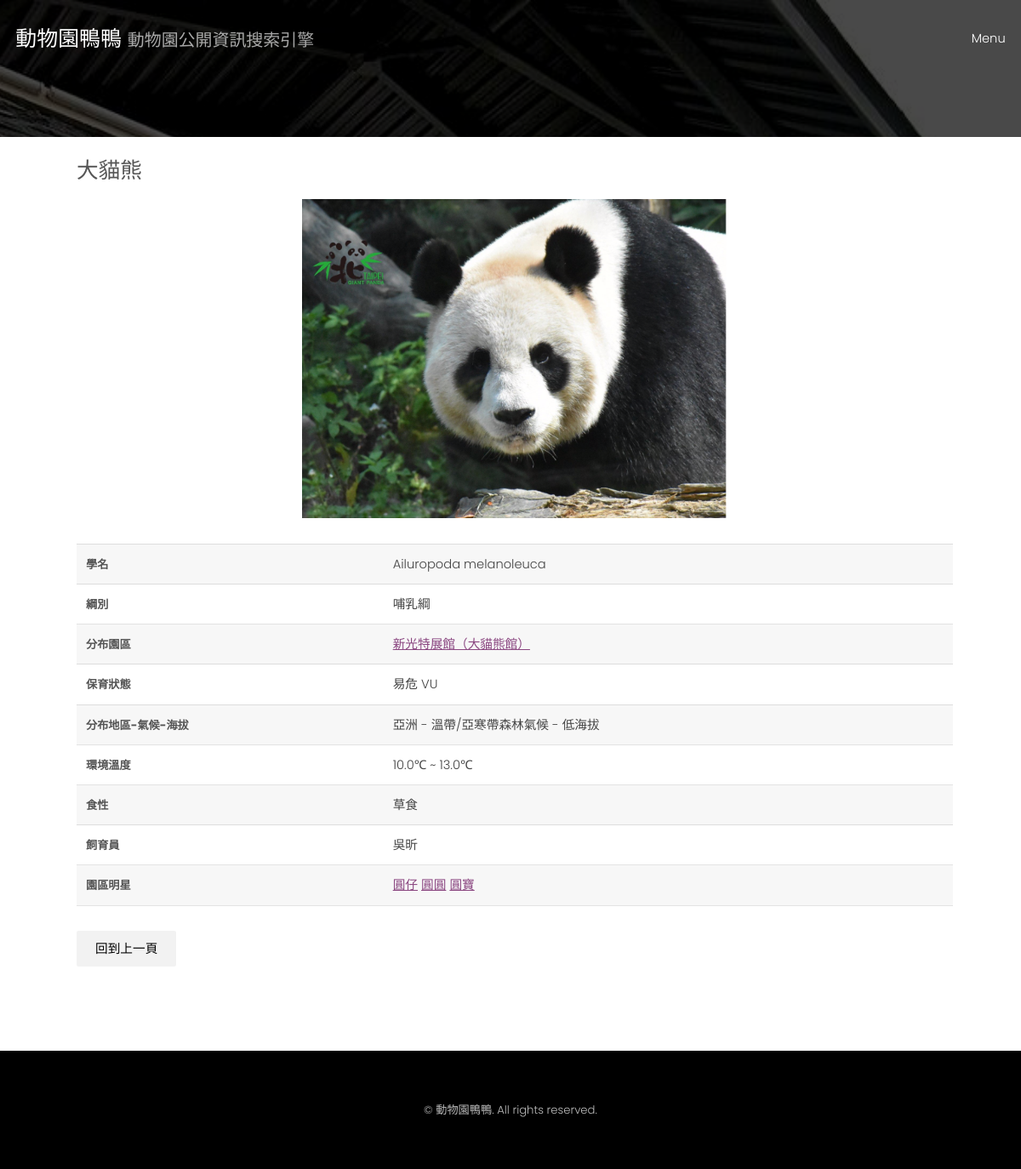
Screenshot of /search/animal/1/ with the database file from the repository.
### zoo_info/models.py (models this page shows)
class Animal(models.Model):
    animal_id = models.IntegerField(primary_key = True)
    scientific_id = models.CharField(max_length = 30)
    animal_name = models.CharField(max_length = 30)
    category = models.CharField(max_length = 30)
    conservation = models.CharField(max_length = 30)
    h_id = models.ForeignKey(Habitat, on_delete = models.CASCADE)
    area_id = models.ForeignKey(Area, on_delete = models.CASCADE)
    image = models.ImageField(blank = True, upload_to = "static/images/zoo_info")

class Area(models.Model):
    area_id = models.CharField(max_length = 30, primary_key = True)#
    position = models.CharField(max_length = 30)#
    nearby = models.CharField(max_length = 30)#
    theme = models.CharField(max_length = 30)#
    close_time = models.CharField(max_length = 30)#
    distance = models.FloatField()
    zoo_id = models.ForeignKey(Zoo, on_delete = models.CASCADE)

class Habitat(models.Model):
    H_id = models.CharField(max_length = 30, primary_key = True)
    weather = models.CharField(max_length = 30)
    continent = models.CharField(max_length = 30)
    terrian = models.CharField(max_length = 30)

class Feed(models.Model):
    animal_id = models.ForeignKey(Animal, on_delete = models.CASCADE)
    keeper_id = models.ForeignKey(Zookeeper, on_delete = models.CASCADE)
    food = models.CharField(max_length = 30)
    temperature_low = models.FloatField()
    temperature_high = models.FloatField()

class Zookeeper(models.Model):
    keeper_id = models.IntegerField(primary_key = True)
    name = models.CharField(max_length = 30)
    join_time = models.IntegerField()
    area_id = models.ForeignKey(Area, on_delete = models.CASCADE)
    birth = models.IntegerField()

class IndividualAnimal(models.Model):
    name = models.CharField(max_length = 30)
    age = models.IntegerField()
    year_in = models.IntegerField()
    animal_id = models.ForeignKey(Animal, on_delete = models.CASCADE)
    image = models.ImageField(blank = True, upload_to = "static/images/zoo_info")

### zoo_info/views.py (the view)
# urls.py: path('search/animal/<int:animal_id>/', animal_info),
def animal_info(request, animal_id):
    animal = Animal.objects.get(animal_id = animal_id)
    feed = Feed.objects.filter(animal_id = animal_id).first()
    if 'delete' in request.POST:
        animal.delete()
        return HttpResponseRedirect('../')
    return render(request, 'zoo_info/search_by/animal_info.html', locals())

### templates/zoo_info/search_by/animal_info.html (shortened to what this page needs)
{% extends 'base.html' %}
{%load static%}
{% block content %}
{%include 'base_search.html'%}
    <div id="display_format">
        <h2>{{animal.animal_name}}</h2>
            {% if animal.image %}
                <img src="{{ animal.image.url }}" width = 500px height = 375px style="display:block; margin:auto;" >
            {%endif%}
        <table>
            <tr>
                <th>學名</th>
                <td>{{animal.scientific_id}}</td>
            </tr>
            <tr>
                <th>綱別</th>
                <td>{{animal.category}}</td>
            </tr>
            <tr>
                <th>分布園區</th>
                <td><a href = "/search/area/{{animal.area_id.area_id}}/">{{animal.area_id.theme}}</a></td>
            </tr>
            <tr>
                <th>保育狀態</th>
                <td>{{animal.conservation}}</td>
            </tr>
            <tr>
                <th>分布地區-氣候-海拔</th>
                <td>{{animal.h_id.continent}} - {{animal.h_id.weather}} - {{animal.h_id.terrian}}</td>
            </tr>
            <tr>
                <th>環境溫度</th>
                <td>{{feed.temperature_low}}&#8451 ~ {{feed.temperature_high}}&#8451</td>
            </tr>
            <tr>
                <th>食性</th>
                <td>{{feed.food}}</td>
            </tr>
            <tr>
                <th>飼育員</th>
                <td>{{feed.keeper_id.name}}</td>
            </tr>
            <tr>
                <th>園區明星</th>
                <td>
                    {% for i in animal.individualanimal_set.all%}
                        <a href = '/search/individual_animal/{{i.id}}'>{{i.name}}</a>
                    {% endfor %}
                </td>
            </tr>
        </table>
        <form action="../" method="POST">{%csrf_token%}
            <input type ="button" onclick="history.back()" value="回到上一頁"></input>
        </form>
    </div>
{% endblock %}

### static/assets/css/main.css (style rules this page uses)
html, body, div, span, applet, object, iframe, h1, h2, h3, h4, h5, h6, p, blockquote, pre, a, abbr, acronym, address, big, cite, code, del, dfn, em, img, ins, kbd, q, s, samp, small, strike, strong, sub, sup, tt, var, b, u, i, center, dl, dt, dd, ol, ul, li, fieldset, form, label, legend, table, caption, tbody, tfoot, thead, tr, th, td, article, aside, canvas, details, embed, figure, figcaption, footer, header, hgroup, menu, nav, output, ruby, section, summary, time, mark, audio, video { margin: 0; padding: 0; border: 0; font-size: 100%; font: inherit; vertical-align: baseline; }
body { line-height: 1; }
table { border-collapse: collapse; border-spacing: 0; }
body { -webkit-text-size-adjust: none; }
*, *:before, *:after { -moz-box-sizing: border-box; -webkit-box-sizing: border-box; box-sizing: border-box; }
body { -ms-overflow-style: scrollbar; }
body { background: #fff; }
body { background-color: #fff; color: #444; }
body, input, select, textarea { font-family: "Poppins", sans-serif; font-weight: 300; font-size: 1rem; line-height: 1.65; }
a { text-decoration: underline; }
h1, h2, h3, h4, h5, h6 { font-weight: 300; line-height: 1.5; margin: 0 0 1rem 0; }
h2 { font-size: 1.75rem; }
input, select, textarea { color: #555; }
a { color: #8a4680; }
h1, h2, h3, h4, h5, h6 { color: #555; }
input[type="submit"], input[type="reset"], input[type="button"], button, .button { -moz-appearance: none; -webkit-appearance: none; -ms-appearance: none; appearance: none; -moz-transition: background-color 0.2s ease-in-out, color 0.2s ease-in-out; -webkit-transition: background-color 0.2s ease-in-out, color 0.2s ease-in-out; -ms-transition: background-color 0.2s ease-in-out, color 0.2s ease-in-out; transition: background-color 0.2s ease-in-out, color 0.2s ease-in-out; border-radius: 2px; border: 0; cursor: pointer; display: inline-block; font-weight: 300; height: 2.85rem; line-height: 2.95rem; padding: 0 1.5rem; text-align: center; text-decoration: none; text-transform: uppercase; white-space: nowrap; }
input[type="submit"], input[type="reset"], input[type="button"], button, .button { background-color: #f2f2f2; color: #000 !important; }
form { margin: 0 0 2rem 0; }
table { margin: 0 0 2rem 0; width: 100%; }
table tbody tr { border: solid 1px; border-left: 0; border-right: 0; }
table td { padding: 0.75rem 0.75rem; }
table th { font-size: 0.9rem; font-weight: 700; padding: 0 0.75rem 0.75rem 0.75rem; text-align: left; }
table tbody tr { border-color: rgba(144, 144, 144, 0.25); }
table tbody tr:nth-child(2n + 1) { background-color: rgba(144, 144, 144, 0.075); }
table th { color: #555; }
#display_format { margin-top:0px; margin-left:50px; margin-right:50px; margin-bottom:0px; border-radius: 10px; padding: 20px 30px 70px 40px; }

### rows the page displays
Animal: animal_name "大貓熊", image (picture), scientific_id "Ailuropoda melanoleuca", category "哺乳綱", area_id.theme "新光特展館（大貓熊館）", conservation "易危 VU", h_id.continent "亞洲", h_id.weather "溫帶/亞寒帶森林氣候", h_id.terrian "低海拔"
Feed: temperature_low "10.0", temperature_high "13.0", food "草食", keeper_id.name "吳昕"
IndividualAnimal: name "圓仔"
IndividualAnimal: name "圓圓"
IndividualAnimal: name "圓寶"
